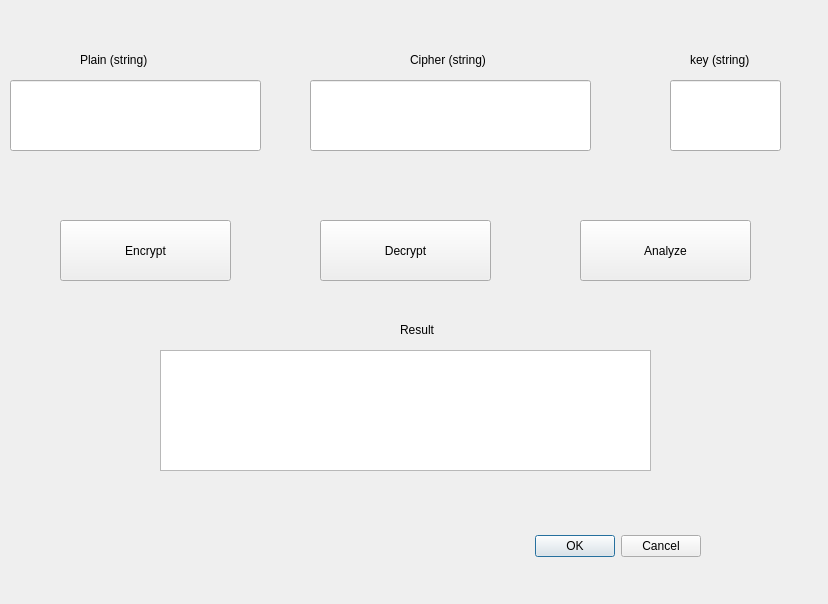
<?xml version="1.0" encoding="UTF-8"?>
<ui version="4.0">
 <class>qtvigenereRepeatingKey</class>
 <widget class="QDialog" name="qtvigenereRepeatingKey">
  <property name="geometry">
   <rect>
    <x>0</x>
    <y>0</y>
    <width>828</width>
    <height>604</height>
   </rect>
  </property>
  <property name="windowTitle">
   <string>Dialog</string>
  </property>
  <widget class="QDialogButtonBox" name="buttonBox">
   <property name="geometry">
    <rect>
     <x>360</x>
     <y>530</y>
     <width>341</width>
     <height>32</height>
    </rect>
   </property>
   <property name="orientation">
    <enum>Qt::Horizontal</enum>
   </property>
   <property name="standardButtons">
    <set>QDialogButtonBox::Cancel|QDialogButtonBox::Ok</set>
   </property>
  </widget>
  <widget class="QLabel" name="KeyLabel">
   <property name="geometry">
    <rect>
     <x>690</x>
     <y>50</y>
     <width>91</width>
     <height>20</height>
    </rect>
   </property>
   <property name="text">
    <string>key (string)</string>
   </property>
  </widget>
  <widget class="QPushButton" name="EncryptPushButton">
   <property name="geometry">
    <rect>
     <x>60</x>
     <y>220</y>
     <width>171</width>
     <height>61</height>
    </rect>
   </property>
   <property name="text">
    <string>Encrypt</string>
   </property>
  </widget>
  <widget class="QLineEdit" name="CipherLineEdit">
   <property name="geometry">
    <rect>
     <x>310</x>
     <y>80</y>
     <width>281</width>
     <height>71</height>
    </rect>
   </property>
  </widget>
  <widget class="QLabel" name="CipherLabel_2">
   <property name="geometry">
    <rect>
     <x>400</x>
     <y>320</y>
     <width>91</width>
     <height>20</height>
    </rect>
   </property>
   <property name="text">
    <string>Result</string>
   </property>
  </widget>
  <widget class="QLineEdit" name="PlainLineEdit">
   <property name="geometry">
    <rect>
     <x>10</x>
     <y>80</y>
     <width>251</width>
     <height>71</height>
    </rect>
   </property>
  </widget>
  <widget class="QLineEdit" name="KeyLineEdit">
   <property name="geometry">
    <rect>
     <x>670</x>
     <y>80</y>
     <width>111</width>
     <height>71</height>
    </rect>
   </property>
  </widget>
  <widget class="QLabel" name="PlainLabel">
   <property name="geometry">
    <rect>
     <x>80</x>
     <y>50</y>
     <width>91</width>
     <height>20</height>
    </rect>
   </property>
   <property name="text">
    <string>Plain (string)</string>
   </property>
  </widget>
  <widget class="QPushButton" name="AnalyzePushButton">
   <property name="geometry">
    <rect>
     <x>580</x>
     <y>220</y>
     <width>171</width>
     <height>61</height>
    </rect>
   </property>
   <property name="text">
    <string>Analyze</string>
   </property>
  </widget>
  <widget class="QLabel" name="CipherLabel">
   <property name="geometry">
    <rect>
     <x>410</x>
     <y>50</y>
     <width>101</width>
     <height>20</height>
    </rect>
   </property>
   <property name="text">
    <string>Cipher (string)</string>
   </property>
  </widget>
  <widget class="QPushButton" name="DecryptPushButton">
   <property name="geometry">
    <rect>
     <x>320</x>
     <y>220</y>
     <width>171</width>
     <height>61</height>
    </rect>
   </property>
   <property name="text">
    <string>Decrypt</string>
   </property>
  </widget>
  <widget class="QTextBrowser" name="OutputTextBrowser">
   <property name="geometry">
    <rect>
     <x>160</x>
     <y>350</y>
     <width>491</width>
     <height>121</height>
    </rect>
   </property>
  </widget>
 </widget>
 <resources/>
 <connections>
  <connection>
   <sender>buttonBox</sender>
   <signal>accepted()</signal>
   <receiver>qtvigenereRepeatingKey</receiver>
   <slot>accept()</slot>
   <hints>
    <hint type="sourcelabel">
     <x>248</x>
     <y>254</y>
    </hint>
    <hint type="destinationlabel">
     <x>157</x>
     <y>274</y>
    </hint>
   </hints>
  </connection>
  <connection>
   <sender>buttonBox</sender>
   <signal>rejected()</signal>
   <receiver>qtvigenereRepeatingKey</receiver>
   <slot>reject()</slot>
   <hints>
    <hint type="sourcelabel">
     <x>316</x>
     <y>260</y>
    </hint>
    <hint type="destinationlabel">
     <x>286</x>
     <y>274</y>
    </hint>
   </hints>
  </connection>
 </connections>
</ui>
